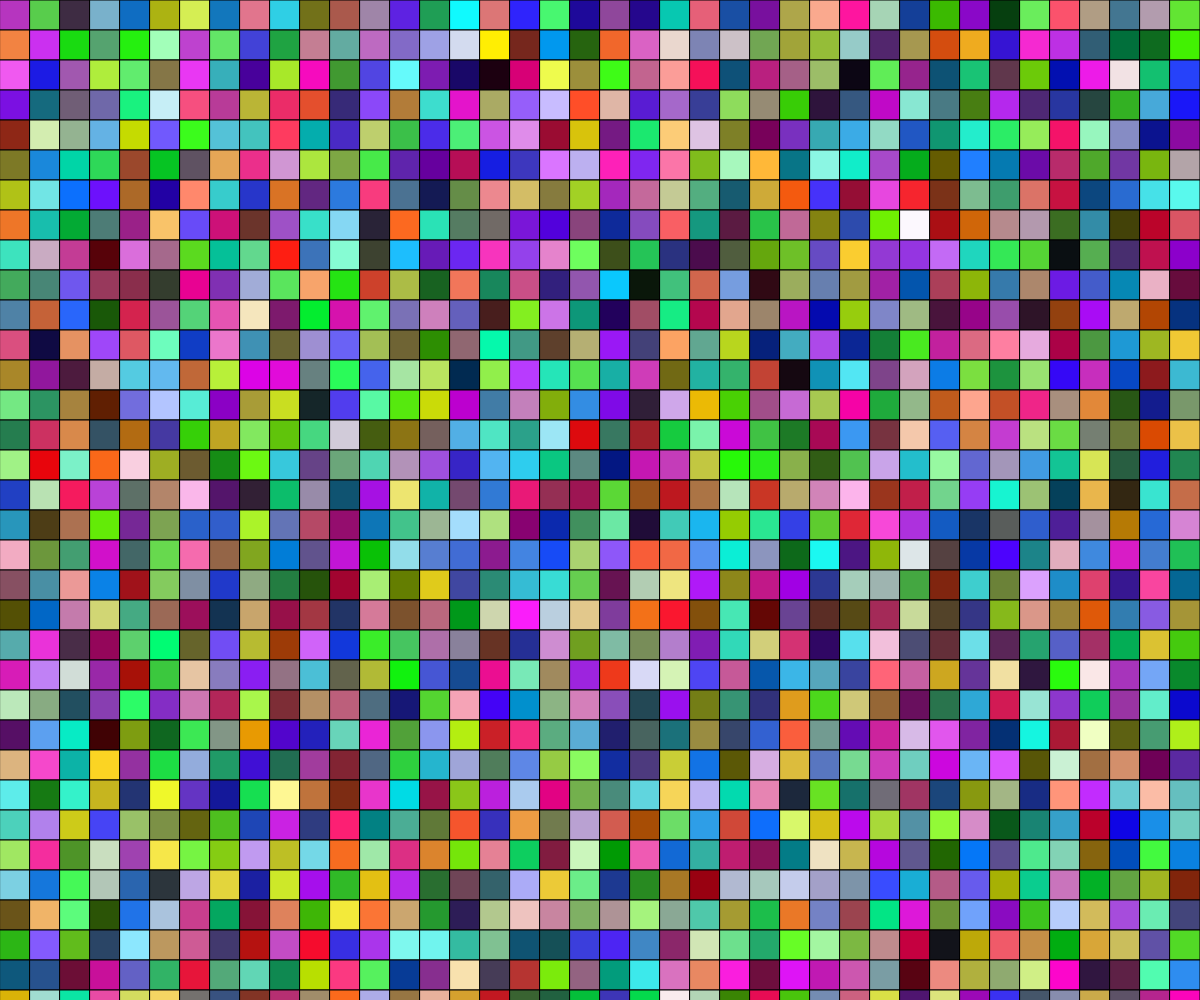
Frame 1 (no input)
Frame 60 (no input): identical to frame 1, image omitted
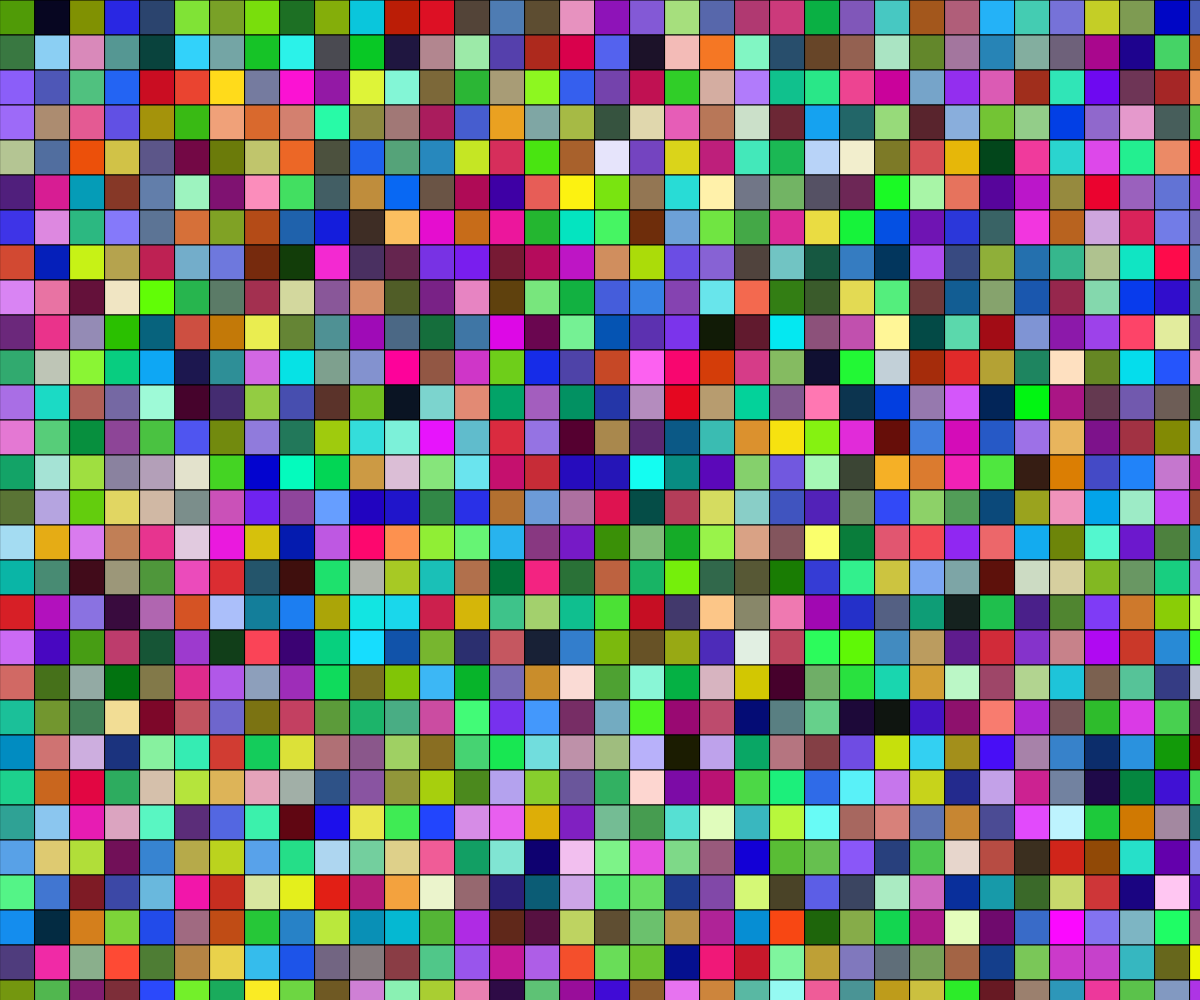
Frame 120 (the mouse pressed at the canvas centre since frame 60)

The p5.js sketch that drew these frames (run headless with seeded random() and noise() and a simulated clock; from frame 60 on, the mouse is pressed at the canvas centre):

// p5.js sketch
// ── sketch.js
// Multi Coloured grid
// Anthony Pittman
// April 2nd 2019
//
// Extra for Experts:
// - describe what you did to take this project "above and beyond"

let squareSize = 30;

function setup() {
  createCanvas(windowWidth, windowHeight);
  createGrid();
}

function draw() {

}
//Creates the Grid
function createGrid() {
  for (let y = 0; y < height; y += squareSize) {
    for (let x = 0; x < width; x+= squareSize) {
      fill(random(255), random(255), random(255));
      rect(x, y, squareSize, squareSize);
    }
  }
}
//Changes Size
function mousePressed() {
  if (mouseButton === LEFT) {
    squareSize += 5;
    createGrid();
  }
  else{
    squareSize -= 5;
    createGrid();
  }
}
//Refreshes 
function keyPressed() {
  if (key === "q") {
    fill(random(255), random(2550), random(255));
    createGrid();
  }

}
